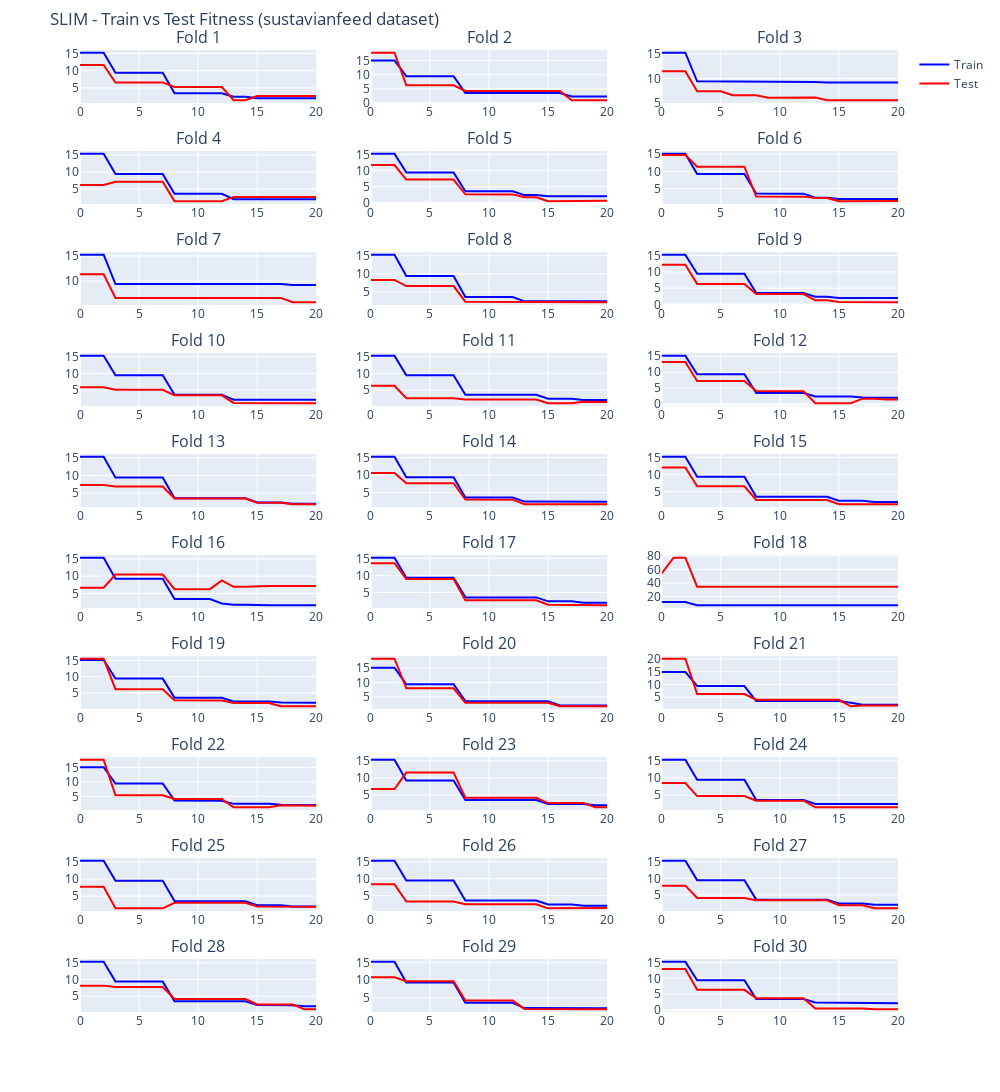

Notebook cell for this chart:
### Code cell
plot_fitness_logs('SLIM', n_outer_cv, dataset_name='sustavianfeed')

### Figure 1 — Plotly figure (JSON) as saved in the notebook; plotly's stock layout.template omitted (floating-point values rounded to 4 significant figures)
{"data": [{"line": {"color": "blue"}, "mode": "lines", "name": "Train", "showlegend": true, "type": "scatter", "xaxis": "x", "y": [15.27, 15.27, 15.27, 9.428, 9.428, 9.428, 9.428, 9.428, 3.448, 3.448, 3.448, 3.435, 3.435, 2.414, 2.414, 1.952, 1.952, 1.952, 1.952, 1.952, 1.952], "yaxis": "y"}, {"line": {"color": "red"}, "mode": "lines", "name": "Test", "showlegend": true, "type": "scatter", "xaxis": "x", "y": [11.65, 11.65, 11.65, 6.579, 6.579, 6.579, 6.579, 6.579, 5.253, 5.253, 5.253, 5.238, 5.238, 1.382, 1.382, 2.605, 2.605, 2.605, 2.605, 2.605, 2.605], "yaxis": "y"}, {"line": {"color": "blue"}, "mode": "lines", "name": "Train", "showlegend": false, "type": "scatter", "xaxis": "x2", "y": [15.01, 15.01, 15.01, 9.438, 9.438, 9.438, 9.438, 9.438, 3.509, 3.509, 3.509, 3.509, 3.509, 3.509, 3.509, 3.509, 3.509, 2.276, 2.276, 2.276, 2.276], "yaxis": "y2"}, {"line": {"color": "red"}, "mode": "lines", "name": "Test", "showlegend": false, "type": "scatter", "xaxis": "x2", "y": [17.78, 17.78, 17.78, 6.244, 6.244, 6.244, 6.244, 6.244, 4.227, 4.227, 4.227, 4.227, 4.227, 4.227, 4.227, 4.227, 4.227, 0.9301, 0.9301, 0.9301, 0.9301], "yaxis": "y2"}, {"line": {"color": "blue"}, "mode": "lines", "name": "Train", "showlegend": false, "type": "scatter", "xaxis": "x3", "y": [15.28, 15.28, 15.28, 9.402, 9.402, 9.402, 9.267, 9.267, 9.267, 9.251, 9.251, 9.249, 9.249, 9.249, 9.183, 9.183, 9.183, 9.183, 9.183, 9.183, 9.183], "yaxis": "y3"}, {"line": {"color": "red"}, "mode": "lines", "name": "Test", "showlegend": false, "type": "scatter", "xaxis": "x3", "y": [11.47, 11.47, 11.47, 7.383, 7.383, 7.383, 6.56, 6.56, 6.56, 6.031, 6.031, 6.096, 6.096, 6.096, 5.536, 5.536, 5.536, 5.536, 5.536, 5.536, 5.536], "yaxis": "y3"}, {"line": {"color": "blue"}, "mode": "lines", "name": "Train", "showlegend": false, "type": "scatter", "xaxis": "x4", "y": [15.41, 15.41, 15.41, 9.409, 9.409, 9.409, 9.409, 9.409, 3.606, 3.606, 3.606, 3.606, 3.606, 1.995, 1.995, 1.995, 1.995, 1.995, 1.995, 1.995, 1.995], "yaxis": "y4"}, {"line": {"color": "red"}, "mode": "lines", "name": "Test", "showlegend": false, "type": "scatter", "xaxis": "x4", "y": [6.174, 6.174, 6.174, 7.161, 7.161, 7.161, 7.161, 7.161, 1.394, 1.394, 1.394, 1.394, 1.394, 2.676, 2.676, 2.676, 2.676, 2.676, 2.676, 2.676, 2.676], "yaxis": "y4"}, {"line": {"color": "blue"}, "mode": "lines", "name": "Train", "showlegend": false, "type": "scatter", "xaxis": "x5", "y": [15.27, 15.27, 15.27, 9.408, 9.408, 9.408, 9.408, 9.408, 3.576, 3.576, 3.576, 3.563, 3.563, 2.404, 2.404, 2.024, 2.024, 2.024, 2.024, 2.017, 2.017], "yaxis": "y5"}, {"line": {"color": "red"}, "mode": "lines", "name": "Test", "showlegend": false, "type": "scatter", "xaxis": "x5", "y": [11.75, 11.75, 11.75, 7.218, 7.218, 7.218, 7.218, 7.218, 2.638, 2.638, 2.638, 2.622, 2.622, 1.733, 1.733, 0.4852, 0.4852, 0.4852, 0.4852, 0.6319, 0.6319], "yaxis": "y5"}, {"line": {"color": "blue"}, "mode": "lines", "name": "Train", "showlegend": false, "type": "scatter", "xaxis": "x6", "y": [15.15, 15.15, 15.15, 9.228, 9.228, 9.228, 9.228, 9.228, 3.574, 3.574, 3.574, 3.561, 3.561, 2.384, 2.384, 2.007, 2.007, 1.999, 1.999, 1.999, 1.999], "yaxis": "y6"}, {"line": {"color": "red"}, "mode": "lines", "name": "Test", "showlegend": false, "type": "scatter", "xaxis": "x6", "y": [14.79, 14.79, 14.79, 11.36, 11.36, 11.36, 11.36, 11.36, 2.709, 2.709, 2.709, 2.695, 2.695, 2.281, 2.281, 1.35, 1.35, 1.456, 1.456, 1.456, 1.456], "yaxis": "y6"}, {"line": {"color": "blue"}, "mode": "lines", "name": "Train", "showlegend": false, "type": "scatter", "xaxis": "x7", "y": [15.24, 15.24, 15.24, 9.414, 9.414, 9.414, 9.414, 9.414, 9.414, 9.414, 9.414, 9.414, 9.414, 9.414, 9.414, 9.414, 9.414, 9.414, 9.247, 9.247, 9.247], "yaxis": "y7"}, {"line": {"color": "red"}, "mode": "lines", "name": "Test", "showlegend": false, "type": "scatter", "xaxis": "x7", "y": [11.35, 11.35, 11.35, 6.677, 6.677, 6.677, 6.677, 6.677, 6.677, 6.677, 6.677, 6.677, 6.677, 6.677, 6.677, 6.677, 6.677, 6.677, 5.81, 5.81, 5.81], "yaxis": "y7"}, {"line": {"color": "blue"}, "mode": "lines", "name": "Train", "showlegend": false, "type": "scatter", "xaxis": "x8", "y": [15.31, 15.31, 15.31, 9.401, 9.401, 9.401, 9.401, 9.401, 3.575, 3.575, 3.575, 3.562, 3.562, 2.387, 2.387, 2.387, 2.387, 2.387, 2.387, 2.387, 2.387], "yaxis": "y8"}, {"line": {"color": "red"}, "mode": "lines", "name": "Test", "showlegend": false, "type": "scatter", "xaxis": "x8", "y": [8.32, 8.32, 8.32, 6.612, 6.612, 6.612, 6.612, 6.612, 2.3, 2.3, 2.3, 2.285, 2.285, 2.132, 2.132, 2.132, 2.132, 2.132, 2.132, 2.132, 2.132], "yaxis": "y8"}, {"line": {"color": "blue"}, "mode": "lines", "name": "Train", "showlegend": false, "type": "scatter", "xaxis": "x9", "y": [15.22, 15.22, 15.22, 9.408, 9.408, 9.408, 9.408, 9.408, 3.551, 3.551, 3.551, 3.538, 3.538, 2.407, 2.407, 2.01, 2.01, 2.007, 2.007, 2.007, 2.007], "yaxis": "y9"}, {"line": {"color": "red"}, "mode": "lines", "name": "Test", "showlegend": false, "type": "scatter", "xaxis": "x9", "y": [12.15, 12.15, 12.15, 6.315, 6.315, 6.315, 6.315, 6.315, 3.242, 3.242, 3.242, 3.227, 3.227, 1.305, 1.305, 0.807, 0.807, 0.71, 0.71, 0.71, 0.71], "yaxis": "y9"}, {"line": {"color": "blue"}, "mode": "lines", "name": "Train", "showlegend": false, "type": "scatter", "xaxis": "x10", "y": [15.34, 15.34, 15.34, 9.432, 9.432, 9.432, 9.432, 9.432, 3.546, 3.546, 3.546, 3.546, 3.546, 2.051, 2.051, 2.051, 2.026, 2.026, 2.026, 2.026, 2.026], "yaxis": "y10"}, {"line": {"color": "red"}, "mode": "lines", "name": "Test", "showlegend": false, "type": "scatter", "xaxis": "x10", "y": [5.803, 5.803, 5.803, 5.06, 5.06, 5.06, 5.06, 5.06, 3.4, 3.4, 3.4, 3.4, 3.4, 1.094, 1.094, 1.094, 0.9913, 0.9904, 0.9904, 0.9904, 0.9904], "yaxis": "y10"}, {"line": {"color": "blue"}, "mode": "lines", "name": "Train", "showlegend": false, "type": "scatter", "xaxis": "x11", "y": [15.34, 15.34, 15.34, 9.465, 9.465, 9.465, 9.465, 9.465, 3.578, 3.578, 3.578, 3.565, 3.565, 3.565, 3.565, 2.403, 2.403, 2.403, 1.994, 1.991, 1.991], "yaxis": "y11"}, {"line": {"color": "red"}, "mode": "lines", "name": "Test", "showlegend": false, "type": "scatter", "xaxis": "x11", "y": [6.295, 6.295, 6.295, 2.541, 2.541, 2.541, 2.541, 2.541, 2.161, 2.161, 2.161, 2.147, 2.147, 2.147, 2.147, 1.032, 1.032, 1.032, 1.526, 1.456, 1.444], "yaxis": "y11"}, {"line": {"color": "blue"}, "mode": "lines", "name": "Train", "showlegend": false, "type": "scatter", "xaxis": "x12", "y": [15.19, 15.19, 15.19, 9.386, 9.386, 9.386, 9.386, 9.386, 3.523, 3.523, 3.523, 3.51, 3.51, 2.418, 2.418, 2.418, 2.418, 2.067, 2.067, 2.018, 2.018], "yaxis": "y12"}, {"line": {"color": "red"}, "mode": "lines", "name": "Test", "showlegend": false, "type": "scatter", "xaxis": "x12", "y": [13.2, 13.2, 13.2, 7.232, 7.232, 7.232, 7.232, 7.232, 4.095, 4.095, 4.095, 4.079, 4.079, 0.2681, 0.2681, 0.2681, 0.2681, 1.73, 1.73, 1.491, 1.491], "yaxis": "y12"}, {"line": {"color": "blue"}, "mode": "lines", "name": "Train", "showlegend": false, "type": "scatter", "xaxis": "x13", "y": [15.32, 15.32, 15.32, 9.395, 9.395, 9.395, 9.395, 9.395, 3.544, 3.544, 3.544, 3.531, 3.531, 3.531, 3.531, 2.376, 2.376, 2.376, 1.985, 1.981, 1.981], "yaxis": "y13"}, {"line": {"color": "red"}, "mode": "lines", "name": "Test", "showlegend": false, "type": "scatter", "xaxis": "x13", "y": [7.306, 7.306, 7.306, 6.894, 6.894, 6.894, 6.894, 6.894, 3.465, 3.465, 3.465, 3.452, 3.452, 3.452, 3.452, 2.255, 2.255, 2.255, 1.844, 1.839, 1.839], "yaxis": "y13"}, {"line": {"color": "blue"}, "mode": "lines", "name": "Train", "showlegend": false, "type": "scatter", "xaxis": "x14", "y": [15.26, 15.26, 15.26, 9.375, 9.375, 9.375, 9.375, 9.375, 3.559, 3.559, 3.559, 3.546, 3.546, 2.4, 2.4, 2.4, 2.4, 2.4, 2.391, 2.391, 2.391], "yaxis": "y14"}, {"line": {"color": "red"}, "mode": "lines", "name": "Test", "showlegend": false, "type": "scatter", "xaxis": "x14", "y": [10.58, 10.58, 10.58, 7.665, 7.665, 7.665, 7.665, 7.665, 2.972, 2.972, 2.972, 2.956, 2.956, 1.646, 1.646, 1.646, 1.646, 1.646, 1.632, 1.632, 1.632], "yaxis": "y14"}, {"line": {"color": "blue"}, "mode": "lines", "name": "Train", "showlegend": false, "type": "scatter", "xaxis": "x15", "y": [15.22, 15.22, 15.22, 9.401, 9.401, 9.401, 9.401, 9.401, 3.568, 3.568, 3.568, 3.555, 3.555, 3.555, 3.555, 2.398, 2.398, 2.398, 1.998, 1.998, 1.998], "yaxis": "y15"}, {"line": {"color": "red"}, "mode": "lines", "name": "Test", "showlegend": false, "type": "scatter", "xaxis": "x15", "y": [12.1, 12.1, 12.1, 6.61, 6.61, 6.61, 6.61, 6.61, 2.615, 2.615, 2.615, 2.601, 2.601, 2.601, 2.601, 1.353, 1.353, 1.353, 1.351, 1.351, 1.351], "yaxis": "y15"}, {"line": {"color": "blue"}, "mode": "lines", "name": "Train", "showlegend": false, "type": "scatter", "xaxis": "x16", "y": [15.33, 15.33, 15.33, 9.287, 9.287, 9.287, 9.287, 9.287, 3.419, 3.419, 3.419, 3.419, 2.101, 1.771, 1.767, 1.588, 1.588, 1.588, 1.588, 1.588, 1.588], "yaxis": "y16"}, {"line": {"color": "red"}, "mode": "lines", "name": "Test", "showlegend": false, "type": "scatter", "xaxis": "x16", "y": [6.684, 6.684, 6.684, 10.48, 10.48, 10.48, 10.48, 10.48, 6.256, 6.256, 6.256, 6.256, 8.766, 6.939, 6.944, 7.147, 7.147, 7.147, 7.147, 7.147, 7.147], "yaxis": "y16"}, {"line": {"color": "blue"}, "mode": "lines", "name": "Train", "showlegend": false, "type": "scatter", "xaxis": "x17", "y": [15.18, 15.18, 15.18, 9.338, 9.338, 9.338, 9.338, 9.338, 3.565, 3.565, 3.565, 3.552, 3.552, 3.552, 3.552, 2.397, 2.397, 2.397, 2.0, 2.0, 2.0], "yaxis": "y17"}, {"line": {"color": "red"}, "mode": "lines", "name": "Test", "showlegend": false, "type": "scatter", "xaxis": "x17", "y": [13.56, 13.56, 13.56, 8.964, 8.964, 8.964, 8.964, 8.964, 2.728, 2.728, 2.728, 2.714, 2.714, 2.714, 2.714, 1.399, 1.399, 1.399, 1.242, 1.242, 1.242], "yaxis": "y17"}, {"line": {"color": "blue"}, "mode": "lines", "name": "Train", "showlegend": false, "type": "scatter", "xaxis": "x18", "y": [11.89, 11.88, 11.88, 7.171, 7.171, 7.171, 7.171, 7.171, 6.922, 6.922, 6.92, 6.92, 6.92, 6.92, 6.92, 6.92, 6.92, 6.92, 6.92, 6.92, 6.92], "yaxis": "y18"}, {"line": {"color": "red"}, "mode": "lines", "name": "Test", "showlegend": false, "type": "scatter", "xaxis": "x18", "y": [54.31, 77.58, 77.58, 34.49, 34.49, 34.49, 34.49, 34.49, 34.48, 34.48, 34.47, 34.47, 34.47, 34.47, 34.47, 34.47, 34.47, 34.47, 34.47, 34.47, 34.47], "yaxis": "y18"}, {"line": {"color": "blue"}, "mode": "lines", "name": "Train", "showlegend": false, "type": "scatter", "xaxis": "x19", "y": [15.12, 15.12, 15.12, 9.411, 9.411, 9.411, 9.411, 9.411, 3.565, 3.565, 3.565, 3.552, 3.552, 2.393, 2.393, 2.393, 2.393, 2.083, 2.083, 2.029, 2.029], "yaxis": "y19"}, {"line": {"color": "red"}, "mode": "lines", "name": "Test", "showlegend": false, "type": "scatter", "xaxis": "x19", "y": [15.52, 15.52, 15.52, 6.161, 6.161, 6.161, 6.161, 6.161, 2.742, 2.742, 2.742, 2.727, 2.727, 1.935, 1.935, 1.935, 1.935, 0.9378, 0.9378, 0.9162, 0.9162], "yaxis": "y19"}, {"line": {"color": "blue"}, "mode": "lines", "name": "Train", "showlegend": false, "type": "scatter", "xaxis": "x20", "y": [15.03, 15.03, 15.03, 9.367, 9.367, 9.367, 9.367, 9.367, 3.558, 3.558, 3.558, 3.545, 3.545, 3.545, 3.528, 3.528, 2.072, 2.072, 2.072, 2.072, 2.072], "yaxis": "y20"}, {"line": {"color": "red"}, "mode": "lines", "name": "Test", "showlegend": false, "type": "scatter", "xaxis": "x20", "y": [18.14, 18.14, 18.14, 7.979, 7.979, 7.979, 7.979, 7.979, 2.99, 2.99, 2.99, 2.977, 2.977, 2.977, 2.96, 2.96, 1.767, 1.767, 1.767, 1.767, 1.767], "yaxis": "y20"}, {"line": {"color": "blue"}, "mode": "lines", "name": "Train", "showlegend": false, "type": "scatter", "xaxis": "x21", "y": [14.95, 14.95, 14.95, 9.409, 9.409, 9.409, 9.409, 9.409, 3.524, 3.524, 3.524, 3.512, 3.512, 3.512, 3.495, 3.495, 2.839, 2.047, 2.047, 2.047, 2.047], "yaxis": "y21"}, {"line": {"color": "red"}, "mode": "lines", "name": "Test", "showlegend": false, "type": "scatter", "xaxis": "x21", "y": [20.11, 20.11, 20.11, 6.25, 6.25, 6.25, 6.25, 6.25, 4.044, 4.044, 4.044, 4.029, 4.029, 4.029, 4.01, 4.01, 1.447, 1.783, 1.783, 1.783, 1.783], "yaxis": "y21"}, {"line": {"color": "blue"}, "mode": "lines", "name": "Train", "showlegend": false, "type": "scatter", "xaxis": "x22", "y": [15.05, 15.05, 15.05, 9.426, 9.426, 9.426, 9.426, 9.426, 3.523, 3.523, 3.523, 3.51, 3.51, 2.408, 2.408, 2.408, 2.408, 2.062, 2.062, 2.012, 2.012], "yaxis": "y22"}, {"line": {"color": "red"}, "mode": "lines", "name": "Test", "showlegend": false, "type": "scatter", "xaxis": "x22", "y": [17.65, 17.65, 17.65, 5.38, 5.38, 5.38, 5.38, 5.38, 4.073, 4.073, 4.073, 4.057, 4.057, 1.206, 1.206, 1.206, 1.206, 1.921, 1.921, 1.735, 1.735], "yaxis": "y22"}, {"line": {"color": "blue"}, "mode": "lines", "name": "Train", "showlegend": false, "type": "scatter", "xaxis": "x23", "y": [15.33, 15.33, 15.33, 9.246, 9.246, 9.246, 9.246, 9.246, 3.519, 3.519, 3.519, 3.506, 3.506, 3.506, 3.506, 2.363, 2.363, 2.358, 2.358, 2.0, 2.0], "yaxis": "y23"}, {"line": {"color": "red"}, "mode": "lines", "name": "Test", "showlegend": false, "type": "scatter", "xaxis": "x23", "y": [6.737, 6.737, 6.737, 11.55, 11.55, 11.55, 11.55, 11.55, 4.182, 4.182, 4.182, 4.167, 4.167, 4.167, 4.167, 2.63, 2.63, 2.62, 2.62, 1.376, 1.376], "yaxis": "y23"}, {"line": {"color": "blue"}, "mode": "lines", "name": "Train", "showlegend": false, "type": "scatter", "xaxis": "x24", "y": [15.3, 15.3, 15.3, 9.438, 9.438, 9.438, 9.438, 9.438, 3.547, 3.547, 3.547, 3.534, 3.534, 2.404, 2.404, 2.404, 2.404, 2.404, 2.395, 2.395, 2.395], "yaxis": "y24"}, {"line": {"color": "red"}, "mode": "lines", "name": "Test", "showlegend": false, "type": "scatter", "xaxis": "x24", "y": [8.506, 8.506, 8.506, 4.719, 4.719, 4.719, 4.719, 4.719, 3.378, 3.378, 3.378, 3.363, 3.363, 1.445, 1.445, 1.445, 1.445, 1.445, 1.433, 1.433, 1.433], "yaxis": "y24"}, {"line": {"color": "blue"}, "mode": "lines", "name": "Train", "showlegend": false, "type": "scatter", "xaxis": "x25", "y": [15.32, 15.32, 15.32, 9.472, 9.472, 9.472, 9.472, 9.472, 3.556, 3.556, 3.556, 3.543, 3.543, 3.543, 3.543, 2.383, 2.383, 2.383, 1.982, 1.978, 1.978], "yaxis": "y25"}, {"line": {"color": "red"}, "mode": "lines", "name": "Test", "showlegend": false, "type": "scatter", "xaxis": "x25", "y": [7.7, 7.7, 7.7, 1.445, 1.445, 1.445, 1.445, 1.445, 3.064, 3.064, 3.064, 3.052, 3.052, 3.052, 3.052, 2.017, 2.017, 2.017, 1.955, 1.926, 1.922], "yaxis": "y25"}, {"line": {"color": "blue"}, "mode": "lines", "name": "Train", "showlegend": false, "type": "scatter", "xaxis": "x26", "y": [15.3, 15.3, 15.3, 9.458, 9.458, 9.458, 9.458, 9.458, 3.571, 3.571, 3.571, 3.558, 3.558, 3.558, 3.558, 2.4, 2.4, 2.4, 1.998, 1.994, 1.994], "yaxis": "y26"}, {"line": {"color": "red"}, "mode": "lines", "name": "Test", "showlegend": false, "type": "scatter", "xaxis": "x26", "y": [8.33, 8.33, 8.33, 3.239, 3.239, 3.239, 3.239, 3.239, 2.469, 2.469, 2.469, 2.455, 2.455, 2.455, 2.455, 1.24, 1.24, 1.24, 1.369, 1.315, 1.306], "yaxis": "y26"}, {"line": {"color": "blue"}, "mode": "lines", "name": "Train", "showlegend": false, "type": "scatter", "xaxis": "x27", "y": [15.31, 15.31, 15.31, 9.448, 9.448, 9.448, 9.448, 9.448, 3.547, 3.547, 3.547, 3.534, 3.534, 3.534, 3.534, 2.387, 2.387, 2.387, 2.006, 2.001, 2.001], "yaxis": "y27"}, {"line": {"color": "red"}, "mode": "lines", "name": "Test", "showlegend": false, "type": "scatter", "xaxis": "x27", "y": [7.767, 7.767, 7.767, 4.067, 4.067, 4.067, 4.067, 4.067, 3.38, 3.38, 3.38, 3.365, 3.365, 3.365, 3.365, 1.864, 1.864, 1.864, 0.914, 0.9373, 0.9422], "yaxis": "y27"}, {"line": {"color": "blue"}, "mode": "lines", "name": "Train", "showlegend": false, "type": "scatter", "xaxis": "x28", "y": [15.31, 15.31, 15.31, 9.373, 9.373, 9.373, 9.373, 9.373, 3.519, 3.519, 3.519, 3.506, 3.506, 3.506, 3.506, 2.366, 2.366, 2.36, 2.36, 2.006, 2.006], "yaxis": "y28"}, {"line": {"color": "red"}, "mode": "lines", "name": "Test", "showlegend": false, "type": "scatter", "xaxis": "x28", "y": [8.177, 8.177, 8.177, 7.738, 7.738, 7.738, 7.738, 7.738, 4.194, 4.194, 4.194, 4.178, 4.178, 4.178, 4.178, 2.569, 2.569, 2.558, 2.558, 1.099, 1.099], "yaxis": "y28"}, {"line": {"color": "blue"}, "mode": "lines", "name": "Train", "showlegend": false, "type": "scatter", "xaxis": "x29", "y": [15.25, 15.25, 15.25, 9.314, 9.314, 9.314, 9.314, 9.314, 3.52, 3.52, 3.52, 3.52, 3.52, 2.035, 2.035, 2.035, 2.011, 2.011, 2.011, 2.011, 2.011], "yaxis": "y29"}, {"line": {"color": "red"}, "mode": "lines", "name": "Test", "showlegend": false, "type": "scatter", "xaxis": "x29", "y": [10.82, 10.82, 10.82, 9.712, 9.712, 9.712, 9.712, 9.712, 4.162, 4.162, 4.162, 4.162, 4.162, 1.792, 1.792, 1.792, 1.669, 1.668, 1.668, 1.668, 1.668], "yaxis": "y29"}, {"line": {"color": "blue"}, "mode": "lines", "name": "Train", "showlegend": false, "type": "scatter", "xaxis": "x30", "y": [15.2, 15.2, 15.2, 9.406, 9.406, 9.406, 9.406, 9.406, 3.534, 3.534, 3.534, 3.521, 3.521, 2.416, 2.416, 2.416, 2.416, 2.416, 2.186, 2.186, 2.186], "yaxis": "y30"}, {"line": {"color": "red"}, "mode": "lines", "name": "Test", "showlegend": false, "type": "scatter", "xaxis": "x30", "y": [12.92, 12.92, 12.92, 6.393, 6.393, 6.393, 6.393, 6.393, 3.778, 3.778, 3.778, 3.762, 3.762, 0.5499, 0.5499, 0.5499, 0.5499, 0.5499, 0.2588, 0.2588, 0.2588], "yaxis": "y30"}], "layout": {"annotations": [{"font": {"size": 16}, "showarrow": false, "text": "Fold 1", "x": 0.1444, "xanchor": "center", "xref": "paper", "y": 1, "yanchor": "bottom", "yref": "paper"}, {"font": {"size": 16}, "showarrow": false, "text": "Fold 2", "x": 0.5, "xanchor": "center", "xref": "paper", "y": 1, "yanchor": "bottom", "yref": "paper"}, {"font": {"size": 16}, "showarrow": false, "text": "Fold 3", "x": 0.8556, "xanchor": "center", "xref": "paper", "y": 1, "yanchor": "bottom", "yref": "paper"}, {"font": {"size": 16}, "showarrow": false, "text": "Fold 4", "x": 0.1444, "xanchor": "center", "xref": "paper", "y": 0.895, "yanchor": "bottom", "yref": "paper"}, {"font": {"size": 16}, "showarrow": false, "text": "Fold 5", "x": 0.5, "xanchor": "center", "xref": "paper", "y": 0.895, "yanchor": "bottom", "yref": "paper"}, {"font": {"size": 16}, "showarrow": false, "text": "Fold 6", "x": 0.8556, "xanchor": "center", "xref": "paper", "y": 0.895, "yanchor": "bottom", "yref": "paper"}, {"font": {"size": 16}, "showarrow": false, "text": "Fold 7", "x": 0.1444, "xanchor": "center", "xref": "paper", "y": 0.79, "yanchor": "bottom", "yref": "paper"}, {"font": {"size": 16}, "showarrow": false, "text": "Fold 8", "x": 0.5, "xanchor": "center", "xref": "paper", "y": 0.79, "yanchor": "bottom", "yref": "paper"}, {"font": {"size": 16}, "showarrow": false, "text": "Fold 9", "x": 0.8556, "xanchor": "center", "xref": "paper", "y": 0.79, "yanchor": "bottom", "yref": "paper"}, {"font": {"size": 16}, "showarrow": false, "text": "Fold 10", "x": 0.1444, "xanchor": "center", "xref": "paper", "y": 0.685, "yanchor": "bottom", "yref": "paper"}, {"font": {"size": 16}, "showarrow": false, "text": "Fold 11", "x": 0.5, "xanchor": "center", "xref": "paper", "y": 0.685, "yanchor": "bottom", "yref": "paper"}, {"font": {"size": 16}, "showarrow": false, "text": "Fold 12", "x": 0.8556, "xanchor": "center", "xref": "paper", "y": 0.685, "yanchor": "bottom", "yref": "paper"}, {"font": {"size": 16}, "showarrow": false, "text": "Fold 13", "x": 0.1444, "xanchor": "center", "xref": "paper", "y": 0.58, "yanchor": "bottom", "yref": "paper"}, {"font": {"size": 16}, "showarrow": false, "text": "Fold 14", "x": 0.5, "xanchor": "center", "xref": "paper", "y": 0.58, "yanchor": "bottom", "yref": "paper"}, {"font": {"size": 16}, "showarrow": false, "text": "Fold 15", "x": 0.8556, "xanchor": "center", "xref": "paper", "y": 0.58, "yanchor": "bottom", "yref": "paper"}, {"font": {"size": 16}, "showarrow": false, "text": "Fold 16", "x": 0.1444, "xanchor": "center", "xref": "paper", "y": 0.475, "yanchor": "bottom", "yref": "paper"}, {"font": {"size": 16}, "showarrow": false, "text": "Fold 17", "x": 0.5, "xanchor": "center", "xref": "paper", "y": 0.475, "yanchor": "bottom", "yref": "paper"}, {"font": {"size": 16}, "showarrow": false, "text": "Fold 18", "x": 0.8556, "xanchor": "center", "xref": "paper", "y": 0.475, "yanchor": "bottom", "yref": "paper"}, {"font": {"size": 16}, "showarrow": false, "text": "Fold 19", "x": 0.1444, "xanchor": "center", "xref": "paper", "y": 0.37, "yanchor": "bottom", "yref": "paper"}, {"font": {"size": 16}, "showarrow": false, "text": "Fold 20", "x": 0.5, "xanchor": "center", "xref": "paper", "y": 0.37, "yanchor": "bottom", "yref": "paper"}, {"font": {"size": 16}, "showarrow": false, "text": "Fold 21", "x": 0.8556, "xanchor": "center", "xref": "paper", "y": 0.37, "yanchor": "bottom", "yref": "paper"}, {"font": {"size": 16}, "showarrow": false, "text": "Fold 22", "x": 0.1444, "xanchor": "center", "xref": "paper", "y": 0.265, "yanchor": "bottom", "yref": "paper"}, {"font": {"size": 16}, "showarrow": false, "text": "Fold 23", "x": 0.5, "xanchor": "center", "xref": "paper", "y": 0.265, "yanchor": "bottom", "yref": "paper"}, {"font": {"size": 16}, "showarrow": false, "text": "Fold 24", "x": 0.8556, "xanchor": "center", "xref": "paper", "y": 0.265, "yanchor": "bottom", "yref": "paper"}, {"font": {"size": 16}, "showarrow": false, "text": "Fold 25", "x": 0.1444, "xanchor": "center", "xref": "paper", "y": 0.16, "yanchor": "bottom", "yref": "paper"}, {"font": {"size": 16}, "showarrow": false, "text": "Fold 26", "x": 0.5, "xanchor": "center", "xref": "paper", "y": 0.16, "yanchor": "bottom", "yref": "paper"}, {"font": {"size": 16}, "showarrow": false, "text": "Fold 27", "x": 0.8556, "xanchor": "center", "xref": "paper", "y": 0.16, "yanchor": "bottom", "yref": "paper"}, {"font": {"size": 16}, "showarrow": false, "text": "Fold 28", "x": 0.1444, "xanchor": "center", "xref": "paper", "y": 0.055, "yanchor": "bottom", "yref": "paper"}, {"font": {"size": 16}, "showarrow": false, "text": "Fold 29", "x": 0.5, "xanchor": "center", "xref": "paper", "y": 0.055, "yanchor": "bottom", "yref": "paper"}, {"font": {"size": 16}, "showarrow": false, "text": "Fold 30", "x": 0.8556, "xanchor": "center", "xref": "paper", "y": 0.055, "yanchor": "bottom", "yref": "paper"}], "height": 4000, "margin": {"t": 50}, "title": {"text": "SLIM - Train vs Test Fitness (sustavianfeed dataset)"}, "width": 1000, "xaxis": {"anchor": "y", "domain": [0, 0.2889]}, "xaxis10": {"anchor": "y10", "domain": [0, 0.2889]}, "xaxis11": {"anchor": "y11", "domain": [0.3556, 0.6444]}, "xaxis12": {"anchor": "y12", "domain": [0.7111, 1]}, "xaxis13": {"anchor": "y13", "domain": [0, 0.2889]}, "xaxis14": {"anchor": "y14", "domain": [0.3556, 0.6444]}, "xaxis15": {"anchor": "y15", "domain": [0.7111, 1]}, "xaxis16": {"anchor": "y16", "domain": [0, 0.2889]}, "xaxis17": {"anchor": "y17", "domain": [0.3556, 0.6444]}, "xaxis18": {"anchor": "y18", "domain": [0.7111, 1]}, "xaxis19": {"anchor": "y19", "domain": [0, 0.2889]}, "xaxis2": {"anchor": "y2", "domain": [0.3556, 0.6444]}, "xaxis20": {"anchor": "y20", "domain": [0.3556, 0.6444]}, "xaxis21": {"anchor": "y21", "domain": [0.7111, 1]}, "xaxis22": {"anchor": "y22", "domain": [0, 0.2889]}, "xaxis23": {"anchor": "y23", "domain": [0.3556, 0.6444]}, "xaxis24": {"anchor": "y24", "domain": [0.7111, 1]}, "xaxis25": {"anchor": "y25", "domain": [0, 0.2889]}, "xaxis26": {"anchor": "y26", "domain": [0.3556, 0.6444]}, "xaxis27": {"anchor": "y27", "domain": [0.7111, 1]}, "xaxis28": {"anchor": "y28", "domain": [0, 0.2889]}, "xaxis29": {"anchor": "y29", "domain": [0.3556, 0.6444]}, "xaxis3": {"anchor": "y3", "domain": [0.7111, 1]}, "xaxis30": {"anchor": "y30", "domain": [0.7111, 1]}, "xaxis4": {"anchor": "y4", "domain": [0, 0.2889]}, "xaxis5": {"anchor": "y5", "domain": [0.3556, 0.6444]}, "xaxis6": {"anchor": "y6", "domain": [0.7111, 1]}, "xaxis7": {"anchor": "y7", "domain": [0, 0.2889]}, "xaxis8": {"anchor": "y8", "domain": [0.3556, 0.6444]}, "xaxis9": {"anchor": "y9", "domain": [0.7111, 1]}, "yaxis": {"anchor": "x", "domain": [0.945, 1], "range": [0, null]}, "yaxis10": {"anchor": "x10", "domain": [0.63, 0.685]}, "yaxis11": {"anchor": "x11", "domain": [0.63, 0.685]}, "yaxis12": {"anchor": "x12", "domain": [0.63, 0.685]}, "yaxis13": {"anchor": "x13", "domain": [0.525, 0.58]}, "yaxis14": {"anchor": "x14", "domain": [0.525, 0.58]}, "yaxis15": {"anchor": "x15", "domain": [0.525, 0.58]}, "yaxis16": {"anchor": "x16", "domain": [0.42, 0.475]}, "yaxis17": {"anchor": "x17", "domain": [0.42, 0.475]}, "yaxis18": {"anchor": "x18", "domain": [0.42, 0.475]}, "yaxis19": {"anchor": "x19", "domain": [0.315, 0.37]}, "yaxis2": {"anchor": "x2", "domain": [0.945, 1]}, "yaxis20": {"anchor": "x20", "domain": [0.315, 0.37]}, "yaxis21": {"anchor": "x21", "domain": [0.315, 0.37]}, "yaxis22": {"anchor": "x22", "domain": [0.21, 0.265]}, "yaxis23": {"anchor": "x23", "domain": [0.21, 0.265]}, "yaxis24": {"anchor": "x24", "domain": [0.21, 0.265]}, "yaxis25": {"anchor": "x25", "domain": [0.105, 0.16]}, "yaxis26": {"anchor": "x26", "domain": [0.105, 0.16]}, "yaxis27": {"anchor": "x27", "domain": [0.105, 0.16]}, "yaxis28": {"anchor": "x28", "domain": [0, 0.055]}, "yaxis29": {"anchor": "x29", "domain": [0, 0.055]}, "yaxis3": {"anchor": "x3", "domain": [0.945, 1]}, "yaxis30": {"anchor": "x30", "domain": [0, 0.055]}, "yaxis4": {"anchor": "x4", "domain": [0.84, 0.895]}, "yaxis5": {"anchor": "x5", "domain": [0.84, 0.895]}, "yaxis6": {"anchor": "x6", "domain": [0.84, 0.895]}, "yaxis7": {"anchor": "x7", "domain": [0.735, 0.79]}, "yaxis8": {"anchor": "x8", "domain": [0.735, 0.79]}, "yaxis9": {"anchor": "x9", "domain": [0.735, 0.79]}}}
